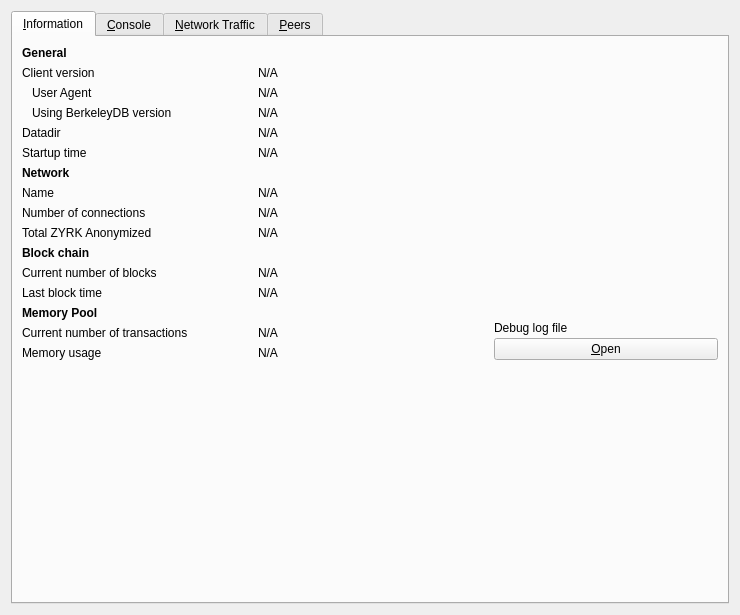
<?xml version="1.0" encoding="UTF-8"?>
<ui version="4.0">
 <class>RPCConsole</class>
 <widget class="QWidget" name="RPCConsole">
  <property name="geometry">
   <rect>
    <x>0</x>
    <y>0</y>
    <width>740</width>
    <height>615</height>
   </rect>
  </property>
  <property name="windowTitle">
   <string>Debug window</string>
  </property>
  <layout class="QVBoxLayout" name="verticalLayout_2">
   <item>
    <widget class="QTabWidget" name="tabWidget">
     <property name="currentIndex">
      <number>0</number>
     </property>
     <widget class="QWidget" name="tab_info">
      <attribute name="title">
       <string>&amp;Information</string>
      </attribute>
      <layout class="QGridLayout" name="gridLayout" columnstretch="0,0,0">
       <property name="horizontalSpacing">
        <number>12</number>
       </property>
       <item row="1" column="0">
        <widget class="QLabel" name="label_6">
         <property name="text">
          <string>Client version</string>
         </property>
        </widget>
       </item>
       <item row="1" column="1" colspan="2">
        <widget class="QLabel" name="clientVersion">
         <property name="cursor">
          <cursorShape>IBeamCursor</cursorShape>
         </property>
         <property name="text">
          <string>N/A</string>
         </property>
         <property name="textFormat">
          <enum>Qt::PlainText</enum>
         </property>
         <property name="textInteractionFlags">
          <set>Qt::LinksAccessibleByMouse|Qt::TextSelectableByKeyboard|Qt::TextSelectableByMouse</set>
         </property>
        </widget>
       </item>
       <item row="0" column="0">
        <widget class="QLabel" name="label_9">
         <property name="font">
          <font>
           <weight>75</weight>
           <bold>true</bold>
          </font>
         </property>
         <property name="text">
          <string>General</string>
         </property>
        </widget>
       </item>
       <item row="8" column="0">
        <widget class="QLabel" name="label_7">
         <property name="text">
          <string>Number of connections</string>
         </property>
        </widget>
       </item>
       <item row="7" column="1" colspan="2">
        <widget class="QLabel" name="networkName">
         <property name="cursor">
          <cursorShape>IBeamCursor</cursorShape>
         </property>
         <property name="text">
          <string>N/A</string>
         </property>
         <property name="textFormat">
          <enum>Qt::PlainText</enum>
         </property>
         <property name="textInteractionFlags">
          <set>Qt::LinksAccessibleByMouse|Qt::TextSelectableByKeyboard|Qt::TextSelectableByMouse</set>
         </property>
        </widget>
       </item>
       <item row="2" column="0">
        <widget class="QLabel" name="labelClientUserAgent">
         <property name="text">
          <string>User Agent</string>
         </property>
         <property name="indent">
          <number>10</number>
         </property>
        </widget>
       </item>
       <item row="12" column="0">
        <widget class="QLabel" name="labelLastBlockTime">
         <property name="text">
          <string>Last block time</string>
         </property>
        </widget>
       </item>
       <item row="7" column="0">
        <widget class="QLabel" name="label_8">
         <property name="text">
          <string>Name</string>
         </property>
        </widget>
       </item>
       <item row="4" column="0">
        <widget class="QLabel" name="label_12">
         <property name="text">
          <string>Datadir</string>
         </property>
        </widget>
       </item>
       <item row="8" column="1" colspan="2">
        <widget class="QLabel" name="numberOfConnections">
         <property name="cursor">
          <cursorShape>IBeamCursor</cursorShape>
         </property>
         <property name="text">
          <string>N/A</string>
         </property>
         <property name="textFormat">
          <enum>Qt::PlainText</enum>
         </property>
         <property name="textInteractionFlags">
          <set>Qt::LinksAccessibleByMouse|Qt::TextSelectableByKeyboard|Qt::TextSelectableByMouse</set>
         </property>
        </widget>
       </item>
       <item row="4" column="1" colspan="2">
        <widget class="QLabel" name="dataDir">
         <property name="cursor">
          <cursorShape>IBeamCursor</cursorShape>
         </property>
         <property name="text">
          <string>N/A</string>
         </property>
         <property name="textFormat">
          <enum>Qt::PlainText</enum>
         </property>
         <property name="wordWrap">
          <bool>true</bool>
         </property>
         <property name="textInteractionFlags">
          <set>Qt::LinksAccessibleByMouse|Qt::TextSelectableByKeyboard|Qt::TextSelectableByMouse</set>
         </property>
        </widget>
       </item>
       <item row="5" column="1" colspan="2">
        <widget class="QLabel" name="startupTime">
         <property name="cursor">
          <cursorShape>IBeamCursor</cursorShape>
         </property>
         <property name="text">
          <string>N/A</string>
         </property>
         <property name="textFormat">
          <enum>Qt::PlainText</enum>
         </property>
         <property name="textInteractionFlags">
          <set>Qt::LinksAccessibleByMouse|Qt::TextSelectableByKeyboard|Qt::TextSelectableByMouse</set>
         </property>
        </widget>
       </item>
       <item row="13" column="0">
        <widget class="QLabel" name="labelMempoolTitle">
         <property name="font">
          <font>
           <weight>75</weight>
           <bold>true</bold>
          </font>
         </property>
         <property name="text">
          <string>Memory Pool</string>
         </property>
        </widget>
       </item>
       <item row="11" column="0">
        <widget class="QLabel" name="label_3">
         <property name="text">
          <string>Current number of blocks</string>
         </property>
        </widget>
       </item>
       <item row="6" column="0">
        <widget class="QLabel" name="labelNetwork">
         <property name="font">
          <font>
           <weight>75</weight>
           <bold>true</bold>
          </font>
         </property>
         <property name="text">
          <string>Network</string>
         </property>
        </widget>
       </item>
       <item row="12" column="1" colspan="2">
        <widget class="QLabel" name="lastBlockTime">
         <property name="cursor">
          <cursorShape>IBeamCursor</cursorShape>
         </property>
         <property name="text">
          <string>N/A</string>
         </property>
         <property name="textFormat">
          <enum>Qt::PlainText</enum>
         </property>
         <property name="textInteractionFlags">
          <set>Qt::LinksAccessibleByMouse|Qt::TextSelectableByKeyboard|Qt::TextSelectableByMouse</set>
         </property>
        </widget>
       </item>
       <item row="15" column="0">
        <widget class="QLabel" name="labelMemoryUsage">
         <property name="text">
          <string>Memory usage</string>
         </property>
        </widget>
       </item>
       <item row="5" column="0">
        <widget class="QLabel" name="label_13">
         <property name="text">
          <string>Startup time</string>
         </property>
        </widget>
       </item>
       <item row="15" column="1">
        <widget class="QLabel" name="mempoolSize">
         <property name="cursor">
          <cursorShape>IBeamCursor</cursorShape>
         </property>
         <property name="text">
          <string>N/A</string>
         </property>
         <property name="textFormat">
          <enum>Qt::PlainText</enum>
         </property>
         <property name="textInteractionFlags">
          <set>Qt::LinksAccessibleByMouse|Qt::TextSelectableByKeyboard|Qt::TextSelectableByMouse</set>
         </property>
        </widget>
       </item>
       <item row="3" column="1" colspan="2">
        <widget class="QLabel" name="berkeleyDBVersion">
         <property name="cursor">
          <cursorShape>IBeamCursor</cursorShape>
         </property>
         <property name="text">
          <string>N/A</string>
         </property>
         <property name="textFormat">
          <enum>Qt::PlainText</enum>
         </property>
         <property name="textInteractionFlags">
          <set>Qt::LinksAccessibleByMouse|Qt::TextSelectableByKeyboard|Qt::TextSelectableByMouse</set>
         </property>
        </widget>
       </item>
       <item row="13" column="2" rowspan="3">
        <layout class="QVBoxLayout" name="verticalLayoutDebugButton">
         <property name="spacing">
          <number>3</number>
         </property>
         <item>
          <spacer name="verticalSpacer_2">
           <property name="orientation">
            <enum>Qt::Vertical</enum>
           </property>
           <property name="sizeHint" stdset="0">
            <size>
             <width>10</width>
             <height>5</height>
            </size>
           </property>
          </spacer>
         </item>
         <item>
          <widget class="QLabel" name="labelDebugLogfile">
           <property name="text">
            <string>Debug log file</string>
           </property>
          </widget>
         </item>
         <item>
          <widget class="QPushButton" name="openDebugLogfileButton">
           <property name="toolTip">
            <string>Open the %1 debug log file from the current data directory. This can take a few seconds for large log files.</string>
           </property>
           <property name="text">
            <string>&amp;Open</string>
           </property>
           <property name="autoDefault">
            <bool>false</bool>
           </property>
          </widget>
         </item>
        </layout>
       </item>
       <item row="10" column="0">
        <widget class="QLabel" name="label_10">
         <property name="font">
          <font>
           <weight>75</weight>
           <bold>true</bold>
          </font>
         </property>
         <property name="text">
          <string>Block chain</string>
         </property>
        </widget>
       </item>
       <item row="3" column="0">
        <widget class="QLabel" name="label_berkeleyDBVersion">
         <property name="text">
          <string>Using BerkeleyDB version</string>
         </property>
         <property name="indent">
          <number>10</number>
         </property>
        </widget>
       </item>
       <item row="11" column="1" colspan="2">
        <widget class="QLabel" name="numberOfBlocks">
         <property name="cursor">
          <cursorShape>IBeamCursor</cursorShape>
         </property>
         <property name="text">
          <string>N/A</string>
         </property>
         <property name="textFormat">
          <enum>Qt::PlainText</enum>
         </property>
         <property name="textInteractionFlags">
          <set>Qt::LinksAccessibleByMouse|Qt::TextSelectableByKeyboard|Qt::TextSelectableByMouse</set>
         </property>
        </widget>
       </item>
       <item row="2" column="1" colspan="2">
        <widget class="QLabel" name="clientUserAgent">
         <property name="cursor">
          <cursorShape>IBeamCursor</cursorShape>
         </property>
         <property name="text">
          <string>N/A</string>
         </property>
         <property name="textFormat">
          <enum>Qt::PlainText</enum>
         </property>
         <property name="textInteractionFlags">
          <set>Qt::LinksAccessibleByMouse|Qt::TextSelectableByKeyboard|Qt::TextSelectableByMouse</set>
         </property>
        </widget>
       </item>
       <item row="14" column="0">
        <widget class="QLabel" name="labelNumberOfTransactions">
         <property name="text">
          <string>Current number of transactions</string>
         </property>
        </widget>
       </item>
       <item row="16" column="0">
        <spacer name="verticalSpacer">
         <property name="orientation">
          <enum>Qt::Vertical</enum>
         </property>
         <property name="sizeHint" stdset="0">
          <size>
           <width>20</width>
           <height>40</height>
          </size>
         </property>
        </spacer>
       </item>
       <item row="14" column="1">
        <widget class="QLabel" name="mempoolNumberTxs">
         <property name="cursor">
          <cursorShape>IBeamCursor</cursorShape>
         </property>
         <property name="text">
          <string>N/A</string>
         </property>
         <property name="textFormat">
          <enum>Qt::PlainText</enum>
         </property>
         <property name="textInteractionFlags">
          <set>Qt::LinksAccessibleByMouse|Qt::TextSelectableByKeyboard|Qt::TextSelectableByMouse</set>
         </property>
        </widget>
       </item>
       <item row="9" column="0">
        <widget class="QLabel" name="label">
         <property name="text">
          <string>Total ZYRK Anonymized</string>
         </property>
        </widget>
       </item>
       <item row="9" column="1">
        <widget class="QLabel" name="totalAnonymized">
         <property name="text">
          <string>N/A</string>
         </property>
        </widget>
       </item>
      </layout>
     </widget>
     <widget class="QWidget" name="tab_console">
      <attribute name="title">
       <string>&amp;Console</string>
      </attribute>
      <layout class="QVBoxLayout" name="verticalLayout_3">
       <property name="spacing">
        <number>3</number>
       </property>
       <property name="bottomMargin">
        <number>5</number>
       </property>
       <item>
        <layout class="QHBoxLayout" name="horizontalLayout">
         <property name="spacing">
          <number>4</number>
         </property>
         <item>
          <spacer name="horizontalSpacer">
           <property name="orientation">
            <enum>Qt::Horizontal</enum>
           </property>
           <property name="sizeHint" stdset="0">
            <size>
             <width>40</width>
             <height>20</height>
            </size>
           </property>
          </spacer>
         </item>
         <item>
          <widget class="QPushButton" name="fontSmallerButton">
           <property name="maximumSize">
            <size>
             <width>24</width>
             <height>24</height>
            </size>
           </property>
           <property name="toolTip">
            <string>Decrease font size</string>
           </property>
           <property name="text">
            <string/>
           </property>
           <property name="icon">
            <iconset resource="../zyrk.qrc">
             <normaloff>:/icons/fontsmaller</normaloff>:/icons/fontsmaller</iconset>
           </property>
           <property name="iconSize">
            <size>
             <width>24</width>
             <height>16</height>
            </size>
           </property>
           <property name="autoDefault">
            <bool>false</bool>
           </property>
           <property name="flat">
            <bool>true</bool>
           </property>
          </widget>
         </item>
         <item>
          <widget class="QPushButton" name="fontBiggerButton">
           <property name="maximumSize">
            <size>
             <width>24</width>
             <height>24</height>
            </size>
           </property>
           <property name="toolTip">
            <string>Increase font size</string>
           </property>
           <property name="text">
            <string/>
           </property>
           <property name="icon">
            <iconset resource="../zyrk.qrc">
             <normaloff>:/icons/fontbigger</normaloff>:/icons/fontbigger</iconset>
           </property>
           <property name="iconSize">
            <size>
             <width>24</width>
             <height>16</height>
            </size>
           </property>
           <property name="autoDefault">
            <bool>false</bool>
           </property>
           <property name="flat">
            <bool>true</bool>
           </property>
          </widget>
         </item>
         <item>
          <widget class="QPushButton" name="clearButton">
           <property name="maximumSize">
            <size>
             <width>24</width>
             <height>24</height>
            </size>
           </property>
           <property name="toolTip">
            <string>Clear console</string>
           </property>
           <property name="layoutDirection">
            <enum>Qt::LeftToRight</enum>
           </property>
           <property name="text">
            <string/>
           </property>
           <property name="icon">
            <iconset resource="../zyrk.qrc">
             <normaloff>:/icons/remove</normaloff>:/icons/remove</iconset>
           </property>
           <property name="shortcut">
            <string notr="true">Ctrl+L</string>
           </property>
           <property name="autoDefault">
            <bool>false</bool>
           </property>
           <property name="flat">
            <bool>true</bool>
           </property>
          </widget>
         </item>
        </layout>
       </item>
       <item>
        <widget class="QTextEdit" name="messagesWidget">
         <property name="minimumSize">
          <size>
           <width>0</width>
           <height>100</height>
          </size>
         </property>
         <property name="readOnly">
          <bool>true</bool>
         </property>
         <property name="tabKeyNavigation" stdset="0">
          <bool>false</bool>
         </property>
         <property name="columnCount" stdset="0">
          <number>2</number>
         </property>
        </widget>
       </item>
       <item>
        <layout class="QHBoxLayout" name="horizontalLayoutPrompt">
         <property name="spacing">
          <number>3</number>
         </property>
         <item>
          <widget class="QPushButton" name="promptIcon">
           <property name="enabled">
            <bool>false</bool>
           </property>
           <property name="maximumSize">
            <size>
             <width>16</width>
             <height>24</height>
            </size>
           </property>
           <property name="text">
            <string/>
           </property>
           <property name="icon">
            <iconset resource="../zyrk.qrc">
             <normaloff>:/icons/prompticon</normaloff>
             <disabledoff>:/icons/prompticon</disabledoff>:/icons/prompticon</iconset>
           </property>
           <property name="iconSize">
            <size>
             <width>14</width>
             <height>14</height>
            </size>
           </property>
           <property name="autoDefault">
            <bool>false</bool>
           </property>
           <property name="flat">
            <bool>true</bool>
           </property>
          </widget>
         </item>
         <item>
          <widget class="QLineEdit" name="lineEdit">
           <property name="placeholderText">
            <string/>
           </property>
          </widget>
         </item>
        </layout>
       </item>
      </layout>
     </widget>
     <widget class="QWidget" name="tab_nettraffic">
      <attribute name="title">
       <string>&amp;Network Traffic</string>
      </attribute>
      <layout class="QHBoxLayout" name="horizontalLayout_3">
       <item>
        <layout class="QVBoxLayout" name="verticalLayout_4">
         <item>
          <widget class="TrafficGraphWidget" name="trafficGraph" native="true">
           <property name="sizePolicy">
            <sizepolicy hsizetype="Expanding" vsizetype="Expanding">
             <horstretch>0</horstretch>
             <verstretch>0</verstretch>
            </sizepolicy>
           </property>
          </widget>
         </item>
         <item>
          <layout class="QHBoxLayout" name="horizontalLayout_2">
           <item>
            <widget class="QSlider" name="sldGraphRange">
             <property name="minimum">
              <number>1</number>
             </property>
             <property name="maximum">
              <number>288</number>
             </property>
             <property name="pageStep">
              <number>12</number>
             </property>
             <property name="value">
              <number>6</number>
             </property>
             <property name="orientation">
              <enum>Qt::Horizontal</enum>
             </property>
            </widget>
           </item>
           <item>
            <widget class="QLabel" name="lblGraphRange">
             <property name="minimumSize">
              <size>
               <width>100</width>
               <height>0</height>
              </size>
             </property>
             <property name="alignment">
              <set>Qt::AlignCenter</set>
             </property>
            </widget>
           </item>
           <item>
            <widget class="QPushButton" name="btnClearTrafficGraph">
             <property name="text">
              <string>&amp;Reset</string>
             </property>
             <property name="autoDefault">
              <bool>false</bool>
             </property>
            </widget>
           </item>
          </layout>
         </item>
        </layout>
       </item>
       <item>
        <layout class="QVBoxLayout" name="verticalLayout">
         <item>
          <widget class="QGroupBox" name="groupBox">
           <property name="title">
            <string>Totals</string>
           </property>
           <layout class="QVBoxLayout" name="verticalLayout_5">
            <item>
             <layout class="QHBoxLayout" name="horizontalLayout_4">
              <item>
               <widget class="Line" name="line">
                <property name="sizePolicy">
                 <sizepolicy hsizetype="Fixed" vsizetype="Fixed">
                  <horstretch>0</horstretch>
                  <verstretch>0</verstretch>
                 </sizepolicy>
                </property>
                <property name="minimumSize">
                 <size>
                  <width>10</width>
                  <height>0</height>
                 </size>
                </property>
                <property name="palette">
                 <palette>
                  <active>
                   <colorrole role="Light">
                    <brush brushstyle="SolidPattern">
                     <color alpha="255">
                      <red>0</red>
                      <green>255</green>
                      <blue>0</blue>
                     </color>
                    </brush>
                   </colorrole>
                  </active>
                  <inactive>
                   <colorrole role="Light">
                    <brush brushstyle="SolidPattern">
                     <color alpha="255">
                      <red>0</red>
                      <green>255</green>
                      <blue>0</blue>
                     </color>
                    </brush>
                   </colorrole>
                  </inactive>
                  <disabled>
                   <colorrole role="Light">
                    <brush brushstyle="SolidPattern">
                     <color alpha="255">
                      <red>0</red>
                      <green>255</green>
                      <blue>0</blue>
                     </color>
                    </brush>
                   </colorrole>
                  </disabled>
                 </palette>
                </property>
                <property name="orientation">
                 <enum>Qt::Horizontal</enum>
                </property>
               </widget>
              </item>
              <item>
               <widget class="QLabel" name="label_16">
                <property name="text">
                 <string>Received</string>
                </property>
               </widget>
              </item>
              <item>
               <widget class="QLabel" name="lblBytesIn">
                <property name="minimumSize">
                 <size>
                  <width>50</width>
                  <height>0</height>
                 </size>
                </property>
                <property name="alignment">
                 <set>Qt::AlignRight|Qt::AlignTrailing|Qt::AlignVCenter</set>
                </property>
               </widget>
              </item>
             </layout>
            </item>
            <item>
             <layout class="QHBoxLayout" name="horizontalLayout_5">
              <item>
               <widget class="Line" name="line_2">
                <property name="sizePolicy">
                 <sizepolicy hsizetype="Fixed" vsizetype="Fixed">
                  <horstretch>0</horstretch>
                  <verstretch>0</verstretch>
                 </sizepolicy>
                </property>
                <property name="minimumSize">
                 <size>
                  <width>10</width>
                  <height>0</height>
                 </size>
                </property>
                <property name="palette">
                 <palette>
                  <active>
                   <colorrole role="Light">
                    <brush brushstyle="SolidPattern">
                     <color alpha="255">
                      <red>255</red>
                      <green>0</green>
                      <blue>0</blue>
                     </color>
                    </brush>
                   </colorrole>
                  </active>
                  <inactive>
                   <colorrole role="Light">
                    <brush brushstyle="SolidPattern">
                     <color alpha="255">
                      <red>255</red>
                      <green>0</green>
                      <blue>0</blue>
                     </color>
                    </brush>
                   </colorrole>
                  </inactive>
                  <disabled>
                   <colorrole role="Light">
                    <brush brushstyle="SolidPattern">
                     <color alpha="255">
                      <red>255</red>
                      <green>0</green>
                      <blue>0</blue>
                     </color>
                    </brush>
                   </colorrole>
                  </disabled>
                 </palette>
                </property>
                <property name="orientation">
                 <enum>Qt::Horizontal</enum>
                </property>
               </widget>
              </item>
              <item>
               <widget class="QLabel" name="label_17">
                <property name="text">
                 <string>Sent</string>
                </property>
               </widget>
              </item>
              <item>
               <widget class="QLabel" name="lblBytesOut">
                <property name="minimumSize">
                 <size>
                  <width>50</width>
                  <height>0</height>
                 </size>
                </property>
                <property name="alignment">
                 <set>Qt::AlignRight|Qt::AlignTrailing|Qt::AlignVCenter</set>
                </property>
               </widget>
              </item>
             </layout>
            </item>
            <item>
             <spacer name="verticalSpacer_4">
              <property name="orientation">
               <enum>Qt::Vertical</enum>
              </property>
              <property name="sizeHint" stdset="0">
               <size>
                <width>20</width>
                <height>407</height>
               </size>
              </property>
             </spacer>
            </item>
           </layout>
          </widget>
         </item>
        </layout>
       </item>
      </layout>
     </widget>
     <widget class="QWidget" name="tab_peers">
      <attribute name="title">
       <string>&amp;Peers</string>
      </attribute>
      <layout class="QGridLayout" name="gridLayout_2">
       <item row="0" column="0" rowspan="2">
        <layout class="QVBoxLayout" name="verticalLayout_101">
         <property name="spacing">
          <number>0</number>
         </property>
         <item>
          <widget class="QTableView" name="peerWidget">
           <property name="horizontalScrollBarPolicy">
            <enum>Qt::ScrollBarAsNeeded</enum>
           </property>
           <property name="tabKeyNavigation">
            <bool>false</bool>
           </property>
           <property name="sortingEnabled">
            <bool>true</bool>
           </property>
           <attribute name="horizontalHeaderHighlightSections">
            <bool>false</bool>
           </attribute>
          </widget>
         </item>
         <item>
          <widget class="QLabel" name="banHeading">
           <property name="sizePolicy">
            <sizepolicy hsizetype="Preferred" vsizetype="Minimum">
             <horstretch>0</horstretch>
             <verstretch>0</verstretch>
            </sizepolicy>
           </property>
           <property name="minimumSize">
            <size>
             <width>300</width>
             <height>32</height>
            </size>
           </property>
           <property name="maximumSize">
            <size>
             <width>16777215</width>
             <height>32</height>
            </size>
           </property>
           <property name="font">
            <font>
             <pointsize>12</pointsize>
            </font>
           </property>
           <property name="cursor">
            <cursorShape>IBeamCursor</cursorShape>
           </property>
           <property name="text">
            <string>Banned peers</string>
           </property>
           <property name="alignment">
            <set>Qt::AlignBottom|Qt::AlignLeading|Qt::AlignLeft</set>
           </property>
           <property name="wordWrap">
            <bool>true</bool>
           </property>
           <property name="textInteractionFlags">
            <set>Qt::NoTextInteraction</set>
           </property>
          </widget>
         </item>
         <item>
          <widget class="QTableView" name="banlistWidget">
           <property name="sizePolicy">
            <sizepolicy hsizetype="Expanding" vsizetype="Expanding">
             <horstretch>0</horstretch>
             <verstretch>0</verstretch>
            </sizepolicy>
           </property>
           <property name="horizontalScrollBarPolicy">
            <enum>Qt::ScrollBarAsNeeded</enum>
           </property>
           <property name="tabKeyNavigation">
            <bool>false</bool>
           </property>
           <property name="sortingEnabled">
            <bool>true</bool>
           </property>
           <attribute name="horizontalHeaderHighlightSections">
            <bool>false</bool>
           </attribute>
          </widget>
         </item>
        </layout>
       </item>
       <item row="0" column="1">
        <widget class="QLabel" name="peerHeading">
         <property name="sizePolicy">
          <sizepolicy hsizetype="Preferred" vsizetype="Minimum">
           <horstretch>0</horstretch>
           <verstretch>0</verstretch>
          </sizepolicy>
         </property>
         <property name="minimumSize">
          <size>
           <width>300</width>
           <height>32</height>
          </size>
         </property>
         <property name="font">
          <font>
           <pointsize>10</pointsize>
          </font>
         </property>
         <property name="cursor">
          <cursorShape>IBeamCursor</cursorShape>
         </property>
         <property name="text">
          <string>Select a peer to view detailed information.</string>
         </property>
         <property name="alignment">
          <set>Qt::AlignHCenter|Qt::AlignTop</set>
         </property>
         <property name="wordWrap">
          <bool>true</bool>
         </property>
         <property name="textInteractionFlags">
          <set>Qt::LinksAccessibleByMouse|Qt::TextSelectableByKeyboard|Qt::TextSelectableByMouse</set>
         </property>
        </widget>
       </item>
       <item row="1" column="1">
        <widget class="QWidget" name="detailWidget" native="true">
         <property name="minimumSize">
          <size>
           <width>300</width>
           <height>0</height>
          </size>
         </property>
         <layout class="QGridLayout" name="gridLayout_3">
          <item row="0" column="0">
           <widget class="QLabel" name="label_30">
            <property name="text">
             <string>Whitelisted</string>
            </property>
           </widget>
          </item>
          <item row="0" column="2">
           <widget class="QLabel" name="peerWhitelisted">
            <property name="cursor">
             <cursorShape>IBeamCursor</cursorShape>
            </property>
            <property name="text">
             <string>N/A</string>
            </property>
            <property name="textFormat">
             <enum>Qt::PlainText</enum>
            </property>
            <property name="textInteractionFlags">
             <set>Qt::LinksAccessibleByMouse|Qt::TextSelectableByKeyboard|Qt::TextSelectableByMouse</set>
            </property>
           </widget>
          </item>
          <item row="1" column="0">
           <widget class="QLabel" name="label_23">
            <property name="text">
             <string>Direction</string>
            </property>
           </widget>
          </item>
          <item row="1" column="2">
           <widget class="QLabel" name="peerDirection">
            <property name="cursor">
             <cursorShape>IBeamCursor</cursorShape>
            </property>
            <property name="text">
             <string>N/A</string>
            </property>
            <property name="textFormat">
             <enum>Qt::PlainText</enum>
            </property>
            <property name="textInteractionFlags">
             <set>Qt::LinksAccessibleByMouse|Qt::TextSelectableByKeyboard|Qt::TextSelectableByMouse</set>
            </property>
           </widget>
          </item>
          <item row="2" column="0">
           <widget class="QLabel" name="label_21">
            <property name="text">
             <string>Version</string>
            </property>
           </widget>
          </item>
          <item row="2" column="2">
           <widget class="QLabel" name="peerVersion">
            <property name="cursor">
             <cursorShape>IBeamCursor</cursorShape>
            </property>
            <property name="text">
             <string>N/A</string>
            </property>
            <property name="textFormat">
             <enum>Qt::PlainText</enum>
            </property>
            <property name="textInteractionFlags">
             <set>Qt::LinksAccessibleByMouse|Qt::TextSelectableByKeyboard|Qt::TextSelectableByMouse</set>
            </property>
           </widget>
          </item>
          <item row="3" column="0">
           <widget class="QLabel" name="label_28">
            <property name="text">
             <string>User Agent</string>
            </property>
           </widget>
          </item>
          <item row="3" column="2">
           <widget class="QLabel" name="peerSubversion">
            <property name="cursor">
             <cursorShape>IBeamCursor</cursorShape>
            </property>
            <property name="text">
             <string>N/A</string>
            </property>
            <property name="textFormat">
             <enum>Qt::PlainText</enum>
            </property>
            <property name="textInteractionFlags">
             <set>Qt::LinksAccessibleByMouse|Qt::TextSelectableByKeyboard|Qt::TextSelectableByMouse</set>
            </property>
           </widget>
          </item>
          <item row="4" column="0">
           <widget class="QLabel" name="label_4">
            <property name="text">
             <string>Services</string>
            </property>
           </widget>
          </item>
          <item row="4" column="2">
           <widget class="QLabel" name="peerServices">
            <property name="cursor">
             <cursorShape>IBeamCursor</cursorShape>
            </property>
            <property name="text">
             <string>N/A</string>
            </property>
            <property name="textFormat">
             <enum>Qt::PlainText</enum>
            </property>
            <property name="textInteractionFlags">
             <set>Qt::LinksAccessibleByMouse|Qt::TextSelectableByKeyboard|Qt::TextSelectableByMouse</set>
            </property>
           </widget>
          </item>
          <item row="5" column="0">
           <widget class="QLabel" name="label_29">
            <property name="text">
             <string>Starting Block</string>
            </property>
           </widget>
          </item>
          <item row="5" column="2">
           <widget class="QLabel" name="peerHeight">
            <property name="cursor">
             <cursorShape>IBeamCursor</cursorShape>
            </property>
            <property name="text">
             <string>N/A</string>
            </property>
            <property name="textFormat">
             <enum>Qt::PlainText</enum>
            </property>
            <property name="textInteractionFlags">
             <set>Qt::LinksAccessibleByMouse|Qt::TextSelectableByKeyboard|Qt::TextSelectableByMouse</set>
            </property>
           </widget>
          </item>
          <item row="6" column="0">
           <widget class="QLabel" name="label_27">
            <property name="text">
             <string>Synced Headers</string>
            </property>
           </widget>
          </item>
          <item row="6" column="2">
           <widget class="QLabel" name="peerSyncHeight">
            <property name="cursor">
             <cursorShape>IBeamCursor</cursorShape>
            </property>
            <property name="text">
             <string>N/A</string>
            </property>
            <property name="textFormat">
             <enum>Qt::PlainText</enum>
            </property>
            <property name="textInteractionFlags">
             <set>Qt::LinksAccessibleByMouse|Qt::TextSelectableByKeyboard|Qt::TextSelectableByMouse</set>
            </property>
           </widget>
          </item>
          <item row="7" column="0">
           <widget class="QLabel" name="label_25">
            <property name="text">
             <string>Synced Blocks</string>
            </property>
           </widget>
          </item>
          <item row="7" column="2">
           <widget class="QLabel" name="peerCommonHeight">
            <property name="cursor">
             <cursorShape>IBeamCursor</cursorShape>
            </property>
            <property name="text">
             <string>N/A</string>
            </property>
            <property name="textFormat">
             <enum>Qt::PlainText</enum>
            </property>
            <property name="textInteractionFlags">
             <set>Qt::LinksAccessibleByMouse|Qt::TextSelectableByKeyboard|Qt::TextSelectableByMouse</set>
            </property>
           </widget>
          </item>
          <item row="8" column="0">
           <widget class="QLabel" name="label_24">
            <property name="text">
             <string>Ban Score</string>
            </property>
           </widget>
          </item>
          <item row="8" column="2">
           <widget class="QLabel" name="peerBanScore">
            <property name="cursor">
             <cursorShape>IBeamCursor</cursorShape>
            </property>
            <property name="text">
             <string>N/A</string>
            </property>
            <property name="textFormat">
             <enum>Qt::PlainText</enum>
            </property>
            <property name="textInteractionFlags">
             <set>Qt::LinksAccessibleByMouse|Qt::TextSelectableByKeyboard|Qt::TextSelectableByMouse</set>
            </property>
           </widget>
          </item>
          <item row="9" column="0">
           <widget class="QLabel" name="label_22">
            <property name="text">
             <string>Connection Time</string>
            </property>
           </widget>
          </item>
          <item row="9" column="2">
           <widget class="QLabel" name="peerConnTime">
            <property name="cursor">
             <cursorShape>IBeamCursor</cursorShape>
            </property>
            <property name="text">
             <string>N/A</string>
            </property>
            <property name="textFormat">
             <enum>Qt::PlainText</enum>
            </property>
            <property name="textInteractionFlags">
             <set>Qt::LinksAccessibleByMouse|Qt::TextSelectableByKeyboard|Qt::TextSelectableByMouse</set>
            </property>
           </widget>
          </item>
          <item row="10" column="0">
           <widget class="QLabel" name="label_15">
            <property name="text">
             <string>Last Send</string>
            </property>
           </widget>
          </item>
          <item row="10" column="2">
           <widget class="QLabel" name="peerLastSend">
            <property name="cursor">
             <cursorShape>IBeamCursor</cursorShape>
            </property>
            <property name="text">
             <string>N/A</string>
            </property>
            <property name="textFormat">
             <enum>Qt::PlainText</enum>
            </property>
            <property name="textInteractionFlags">
             <set>Qt::LinksAccessibleByMouse|Qt::TextSelectableByKeyboard|Qt::TextSelectableByMouse</set>
            </property>
           </widget>
          </item>
          <item row="11" column="0">
           <widget class="QLabel" name="label_19">
            <property name="text">
             <string>Last Receive</string>
            </property>
           </widget>
          </item>
          <item row="11" column="2">
           <widget class="QLabel" name="peerLastRecv">
            <property name="cursor">
             <cursorShape>IBeamCursor</cursorShape>
            </property>
            <property name="text">
             <string>N/A</string>
            </property>
            <property name="textFormat">
             <enum>Qt::PlainText</enum>
            </property>
            <property name="textInteractionFlags">
             <set>Qt::LinksAccessibleByMouse|Qt::TextSelectableByKeyboard|Qt::TextSelectableByMouse</set>
            </property>
           </widget>
          </item>
          <item row="12" column="0">
           <widget class="QLabel" name="label_18">
            <property name="text">
             <string>Sent</string>
            </property>
           </widget>
          </item>
          <item row="12" column="2">
           <widget class="QLabel" name="peerBytesSent">
            <property name="cursor">
             <cursorShape>IBeamCursor</cursorShape>
            </property>
            <property name="text">
             <string>N/A</string>
            </property>
            <property name="textFormat">
             <enum>Qt::PlainText</enum>
            </property>
            <property name="textInteractionFlags">
             <set>Qt::LinksAccessibleByMouse|Qt::TextSelectableByKeyboard|Qt::TextSelectableByMouse</set>
            </property>
           </widget>
          </item>
          <item row="13" column="0">
           <widget class="QLabel" name="label_20">
            <property name="text">
             <string>Received</string>
            </property>
           </widget>
          </item>
          <item row="13" column="2">
           <widget class="QLabel" name="peerBytesRecv">
            <property name="cursor">
             <cursorShape>IBeamCursor</cursorShape>
            </property>
            <property name="text">
             <string>N/A</string>
            </property>
            <property name="textFormat">
             <enum>Qt::PlainText</enum>
            </property>
            <property name="textInteractionFlags">
             <set>Qt::LinksAccessibleByMouse|Qt::TextSelectableByKeyboard|Qt::TextSelectableByMouse</set>
            </property>
           </widget>
          </item>
          <item row="14" column="0">
           <widget class="QLabel" name="label_26">
            <property name="text">
             <string>Ping Time</string>
            </property>
           </widget>
          </item>
          <item row="14" column="2">
           <widget class="QLabel" name="peerPingTime">
            <property name="cursor">
             <cursorShape>IBeamCursor</cursorShape>
            </property>
            <property name="text">
             <string>N/A</string>
            </property>
            <property name="textFormat">
             <enum>Qt::PlainText</enum>
            </property>
            <property name="textInteractionFlags">
             <set>Qt::LinksAccessibleByMouse|Qt::TextSelectableByKeyboard|Qt::TextSelectableByMouse</set>
            </property>
           </widget>
          </item>
          <item row="15" column="0">
           <widget class="QLabel" name="peerPingWaitLabel">
            <property name="toolTip">
             <string>The duration of a currently outstanding ping.</string>
            </property>
            <property name="text">
             <string>Ping Wait</string>
            </property>
           </widget>
          </item>
          <item row="15" column="2">
           <widget class="QLabel" name="peerPingWait">
            <property name="cursor">
             <cursorShape>IBeamCursor</cursorShape>
            </property>
            <property name="text">
             <string>N/A</string>
            </property>
            <property name="textFormat">
             <enum>Qt::PlainText</enum>
            </property>
            <property name="textInteractionFlags">
             <set>Qt::LinksAccessibleByMouse|Qt::TextSelectableByKeyboard|Qt::TextSelectableByMouse</set>
            </property>
           </widget>
          </item>
          <item row="16" column="0">
           <widget class="QLabel" name="peerMinPingLabel">
            <property name="text">
             <string>Min Ping</string>
            </property>
           </widget>
          </item>
          <item row="16" column="2">
           <widget class="QLabel" name="peerMinPing">
            <property name="cursor">
             <cursorShape>IBeamCursor</cursorShape>
            </property>
            <property name="text">
             <string>N/A</string>
            </property>
            <property name="textFormat">
             <enum>Qt::PlainText</enum>
            </property>
            <property name="textInteractionFlags">
             <set>Qt::LinksAccessibleByMouse|Qt::TextSelectableByKeyboard|Qt::TextSelectableByMouse</set>
            </property>
           </widget>
          </item>
          <item row="17" column="0">
           <widget class="QLabel" name="label_timeoffset">
            <property name="text">
             <string>Time Offset</string>
            </property>
           </widget>
          </item>
          <item row="17" column="2">
           <widget class="QLabel" name="timeoffset">
            <property name="cursor">
             <cursorShape>IBeamCursor</cursorShape>
            </property>
            <property name="text">
             <string>N/A</string>
            </property>
            <property name="textFormat">
             <enum>Qt::PlainText</enum>
            </property>
            <property name="textInteractionFlags">
             <set>Qt::LinksAccessibleByMouse|Qt::TextSelectableByKeyboard|Qt::TextSelectableByMouse</set>
            </property>
           </widget>
          </item>
          <item row="18" column="1">
           <spacer name="verticalSpacer_3">
            <property name="orientation">
             <enum>Qt::Vertical</enum>
            </property>
            <property name="sizeHint" stdset="0">
             <size>
              <width>20</width>
              <height>40</height>
             </size>
            </property>
           </spacer>
          </item>
         </layout>
        </widget>
       </item>
      </layout>
     </widget>
    </widget>
   </item>
  </layout>
 </widget>
 <customwidgets>
  <customwidget>
   <class>TrafficGraphWidget</class>
   <extends>QWidget</extends>
   <header>qt/trafficgraphwidget.h</header>
   <container>1</container>
   <slots>
    <slot>clear()</slot>
   </slots>
  </customwidget>
 </customwidgets>
 <resources>
  <include location="../zyrk.qrc"/>
 </resources>
 <connections/>
</ui>
